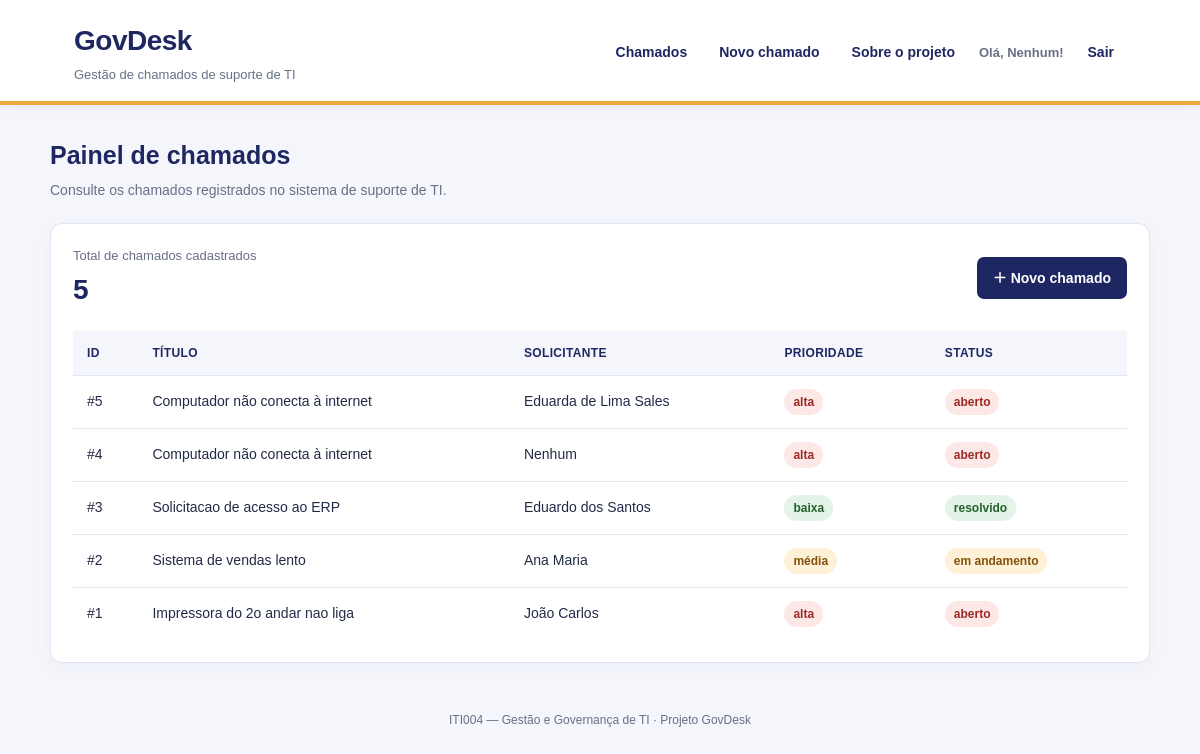
Screenshot of / (signed in) with the database file from the repository.
### tables this page shows
CREATE TABLE CHAMADO(
id_chamado INTEGER PRIMARY KEY AUTOINCREMENT, 
titulo TEXT NOT NULL, 
descricao TEXT,
id_solicitante INTEGER NOT NULL, 
prioridade TEXT NOT NULL, 
status TEXT NOT NULL,
CONSTRAINT fk_cha_solic FOREIGN KEY (id_solicitante) REFERENCES SOLICITANTE(id_solicitante));

CREATE TABLE SOLICITANTE(
id_solicitante INTEGER PRIMARY KEY AUTOINCREMENT, 
nm_solicitante TEXT NOT NULL, 
senha TEXT NOT NULL, 
email TEXT, 
telefone TEXT, 
cpf TEXT NOT NULL);

### app.py (the view)
@app.route("/")
def index():
    chamados = getChamados()
    return render_template(
        "index.html",
        chamados=chamados,
        total=len(chamados)
    )

### app.py (called while the page is built)
def conectar_banco():
    conn = sqlite3.connect(DATABASE)
    conn.row_factory = sqlite3.Row
    conn.execute("PRAGMA foreign_keys = ON")
    return conn

def getChamados():
    with conectar_banco() as conn:
        linhas = conn.execute("""
            SELECT
                c.id_chamado AS id,
                c.titulo AS titulo,
                s.nm_solicitante AS solicitante,
                c.prioridade AS prioridade,
                c.status AS status
            FROM CHAMADO AS c
            INNER JOIN SOLICITANTE AS s
                ON c.id_solicitante = s.id_solicitante
            ORDER BY c.id_chamado DESC
        """).fetchall()
    return [dict(linha) for linha in linhas]

### templates/index.html
{% extends "base.html" %}
{% block content %}
  <section class="page-heading">
    <div>
      <h2>Painel de chamados</h2>
      <p class="page-description">
        Consulte os chamados registrados no sistema de suporte de TI.
      </p>
    </div>
  </section>
  <section class="card">
    <div class="summary">
      <div>
        <p class="summary-label">Total de chamados cadastrados</p>
        <p class="summary-number">{{ total }}</p>
      </div>
      <a class="button" href="/novo">＋ Novo chamado</a>
    </div>
    <div class="table-wrap">
      <table>
        <thead>
          <tr>
            <th>ID</th>
            <th>Título</th>
            <th>Solicitante</th>
            <th>Prioridade</th>
            <th>Status</th>
          </tr>
        </thead>
        <tbody>
          {% for c in chamados %}
          <tr>
            <td>#{{ c.id }}</td>
            <td>{{ c.titulo }}</td>
            <td>{{ c.solicitante }}</td>
            <td>
              <span class="priority {{ c.prioridade }}">
                {{ c.prioridade }}
              </span>
            </td>
            <td>
              <span class="status {{ c.status | replace(' ', '-') }}">
                {{ c.status }}
              </span>
            </td>
          </tr>
          {% else %}
          <tr>
            <td colspan="5">
              Nenhum chamado cadastrado até o momento.
            </td>
          </tr>
          {% endfor %}
        </tbody>
      </table>
    </div>
  </section>
{% endblock %}

### templates/base.html (style rules this page uses)
:root { --azul: #1E2761; --azul-hover: #151c4b; --amarelo: #F0A93F; --fundo: #F4F6FB; --branco: #FFFFFF; --texto: #222B45; --texto-suave: #687086; --borda: #E1E5EF; }
* { box-sizing: border-box; }
body { margin: 0; background: var(--fundo); color: var(--texto); font-family: Arial, Helvetica, sans-serif; line-height: 1.5; }
.page-heading { display: flex; align-items: flex-start; justify-content: space-between; gap: 18px; flex-wrap: wrap; margin-bottom: 22px; }
h2 { margin: 0 0 6px; color: var(--azul); font-size: 25px; }
.page-description { margin: 0; color: var(--texto-suave); font-size: 14px; }
.card { background: var(--branco); border: 1px solid var(--borda); border-radius: 12px; padding: 22px; box-shadow: 0 5px 18px rgba(30, 39, 97, 0.04); }
.summary { display: flex; align-items: center; justify-content: space-between; gap: 16px; flex-wrap: wrap; margin-bottom: 20px; }
.summary-label { margin: 0 0 3px; color: var(--texto-suave); font-size: 13px; }
.summary-number { margin: 0; color: var(--azul); font-size: 28px; font-weight: 700; }
.button { display: inline-flex; justify-content: center; align-items: center; gap: 7px; min-height: 42px; padding: 10px 16px; border: 0; border-radius: 7px; background: var(--azul); color: var(--branco); text-decoration: none; font-size: 14px; font-weight: 700; cursor: pointer; transition: background 0.15s ease; }
.table-wrap { width: 100%; overflow-x: auto; }
table { width: 100%; border-collapse: collapse; min-width: 620px; }
th, td { text-align: left; padding: 13px 14px; border-bottom: 1px solid var(--borda); vertical-align: middle; font-size: 14px; }
th { background: #F4F6FB; color: var(--azul); font-size: 12px; text-transform: uppercase; letter-spacing: 0.35px; }
tbody tr:last-child td { border-bottom: 0; }
.status, .priority { display: inline-block; padding: 4px 9px; border-radius: 20px; font-size: 12px; font-weight: 700; white-space: nowrap; }
.status { background: #E8ECF8; color: var(--azul); }
.status.aberto { background: #FCE8E7; color: #9D2924; }
.status.em-andamento { background: #FFF1D8; color: #82510A; }
.status.resolvido { background: #E4F3E7; color: #24612D; }
.priority { background: #EEF0F5; color: #424B61; }
.priority.alta { background: #FCE8E7; color: #9D2924; }
.priority.média { background: #FFF1D8; color: #82510A; }
.priority.baixa { background: #E4F3E7; color: #24612D; }

### rows the page displays
CHAMADO: id "5", titulo "Computador não conecta à internet", solicitante "Eduarda de Lima Sales", prioridade "alta", status "aberto"
CHAMADO: id "4", titulo "Computador não conecta à internet", solicitante "Nenhum", prioridade "alta", status "aberto"
CHAMADO: id "3", titulo "Solicitacao de acesso ao ERP", solicitante "Eduardo dos Santos", prioridade "baixa", status "resolvido"
CHAMADO: id "2", titulo "Sistema de vendas lento", solicitante "Ana Maria", prioridade "média", status "em andamento"
CHAMADO: id "1", titulo "Impressora do 2o andar nao liga", solicitante "João Carlos", prioridade "alta", status "aberto"

### other values shown
{{ session.get('nome_solicitante') }} "Nenhum"
{{ total }} "5"
